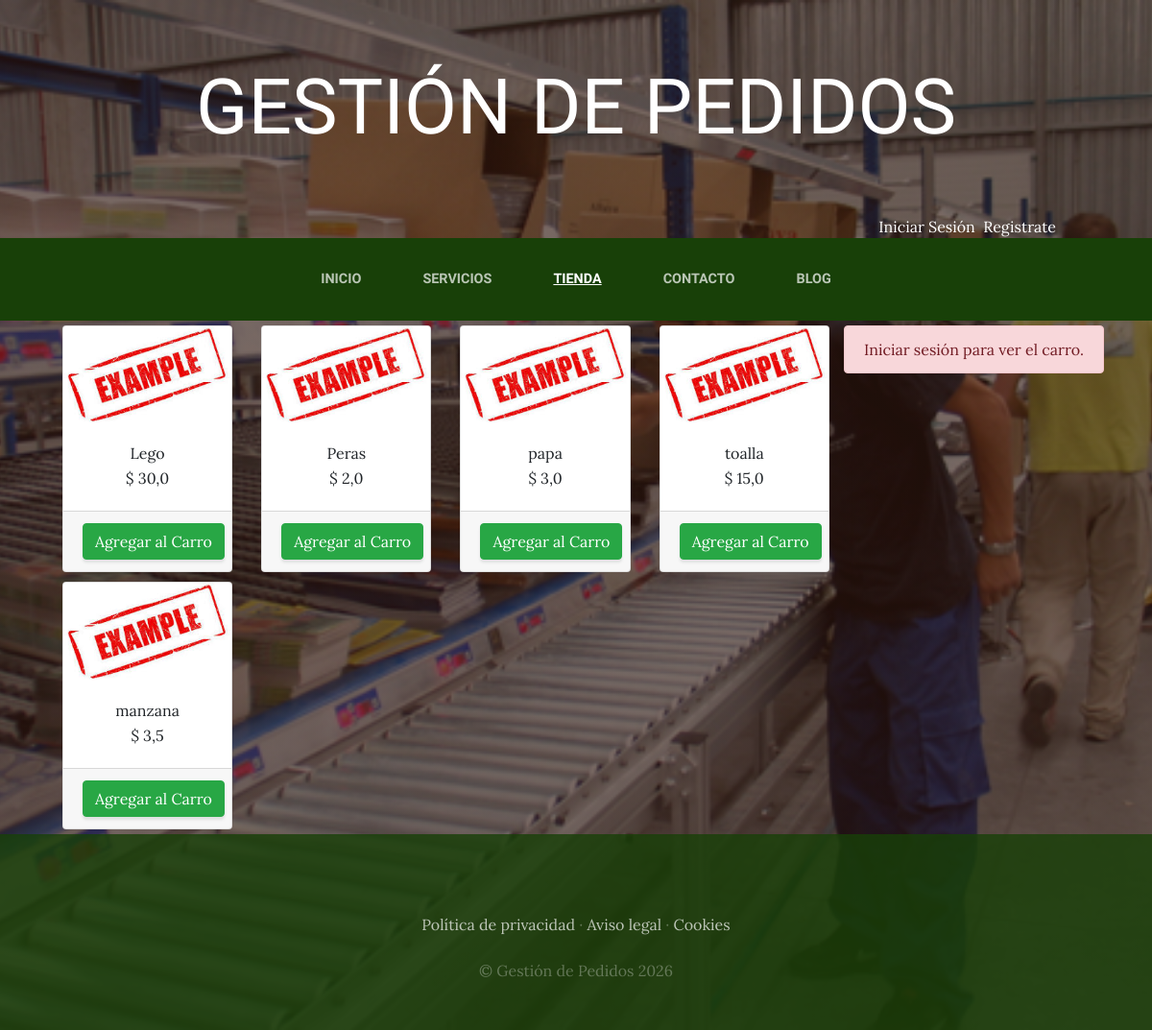
The app's page /tienda/ with its own data.
### tienda/models.py (models this page shows, shortened)
class Producto(models.Model):
    nombre=models.CharField(max_length=50)
    categorias=models.ForeignKey(CategoriaProd, on_delete=models.CASCADE)
    imagen=models.ImageField(upload_to="tienda", null=True, blank=True)
    precio=models.FloatField()
    disponibilidad=models.BooleanField(default=True)
    created=models.DateTimeField(auto_now_add=True)
    updated=models.DateTimeField(auto_now_add=True)
    class Meta:
        verbose_name='Producto'
        verbose_name_plural='Productos'

### tienda/views.py (the view)
# urls.py: path('tienda/', include('tienda.urls')),
def tienda(request):
    productos=Producto.objects.all()
    return render(request,'tienda/tienda.html', {'productos':productos})

### carro/context_processor.py (called while the page is built)
def importe_total_carro(request):
        total = 0
        if request.user.is_authenticated:
                for key, value in request.session.get('carro', {}).items():
                        total = total+(float(value["precio"]))
        else:
                total= "Debes iniciar sesion"
        return {"importe_total_carro": total}

### tienda/templates/tienda/tienda.html (shortened to what this page needs)
{% extends 'ProyectoWebApp/base.html' %}
{% load static %}
{% block content %}
<div class="container">
<div style='float:right; margin: 5px 5px;'>
    {% if request.user.is_authenticated %}
        {% include 'carro/widget.html' %}
    {% else %}
        <div class="alert alert-danger" role="alert">
            Iniciar sesión para ver el carro.
        </div>
    {% endif %}
</div>
    <div class="row">
        {% for producto in productos %}
        <div class="col-md-3">
            <div class="card" style="width: 100%; margin: 5px 5px;">
                <img src="{{producto.imagen.url}}" class="card-img-top" alt="">
                <div class="card-body" style="text-align: center">
                    <h7 class="card-title">{{producto.nombre}}</h7>
                    <p class="card-text">$&nbsp;{{producto.precio}}</p>
                </div>
                <div class="card-footer text-center">
                    <a href="{% url 'carro:agregar_producto' producto.id %}" class="btn btn-success">Agregar al Carro</a>
                </div>
            </div>
        </div>
        {% endfor %}
    </div>
</div>
{% endblock content%}

### ProyectoWebApp/static/ProyectoWebApp/css/gestion.css (style rules this page uses)
body { font-family: 'Lora'; background: linear-gradient(rgba(47, 23, 15, 0.65), rgba(47, 23, 15, 0.65)), url("../img/bg_main.jpg"); background-attachment: fixed; background-position: center; background-size: cover; }
p { line-height: 1.75; }
.btn { box-shadow: 0px 3px 3px 0px rgba(33, 37, 41, 0.1); }

### records on screen
Producto: imagen (picture), nombre "Lego", precio "30,0"
Producto: imagen (picture), nombre "Peras", precio "2,0"
Producto: imagen (picture), nombre "papa", precio "3,0"
Producto: imagen (picture), nombre "toalla", precio "15,0"
Producto: imagen (picture), nombre "manzana", precio "3,5"
